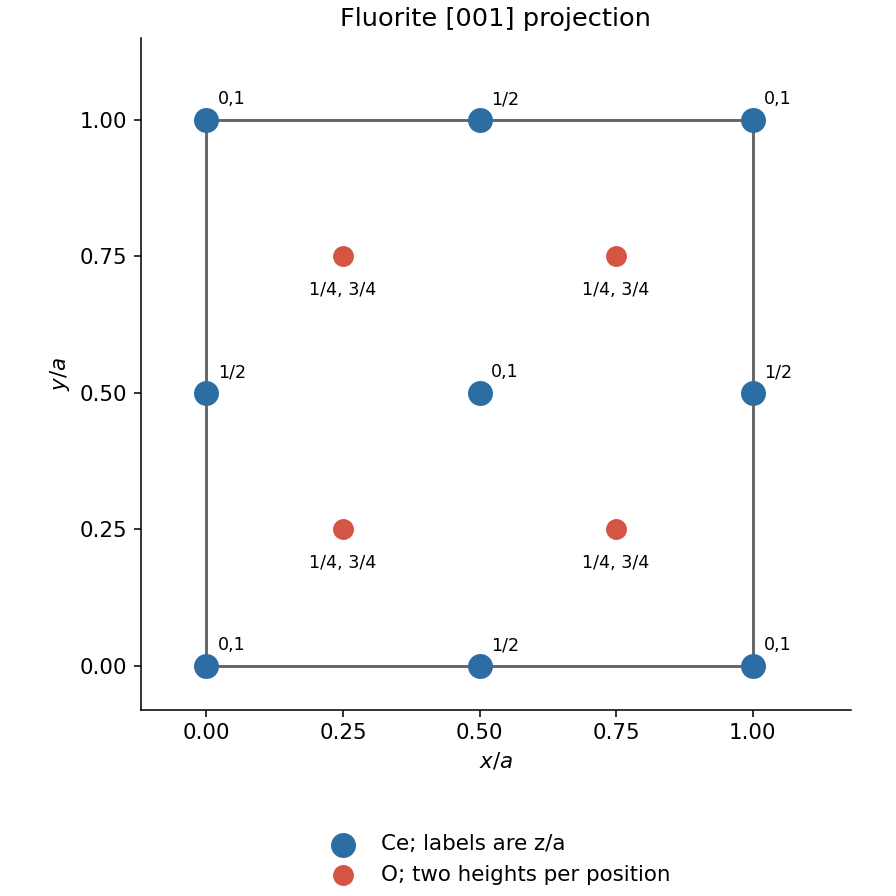

Write the Python code that produced this figure.
import matplotlib
matplotlib.use("Agg")
import matplotlib.pyplot as plt
import numpy as np
plt.rcParams.update({"font.size":11,"savefig.facecolor":"white","figure.facecolor":"white"})
fig,ax=plt.subplots(figsize=(6.4,6.4))
ax.plot([0,1,1,0,0],[0,0,1,1,0],color="0.4")
for x,y in [(0,0),(1,0),(0,1),(1,1),(.5,.5),(.5,0),(.5,1),(0,.5),(1,.5)]:
 z="1/2" if (x==.5) != (y==.5) else "0,1"
 ax.scatter(x,y,s=140,c="#2c6da4",zorder=4,clip_on=False)
 ax.annotate(z,(x,y),xytext=(6,8),textcoords="offset points",fontsize=9)
for x in [.25,.75]:
 for y in [.25,.75]:
  ax.scatter(x,y,s=95,c="#d45544",zorder=4)
  ax.annotate("1/4, 3/4",(x,y),xytext=(0,-20),ha="center",textcoords="offset points",fontsize=9)
ax.scatter([],[],s=140,c="#2c6da4",label="Ce; labels are z/a")
ax.scatter([],[],s=95,c="#d45544",label="O; two heights per position")
ax.legend(loc="lower center",bbox_to_anchor=(.5,-.29),frameon=False)
ax.set(xlim=(-.12,1.18),ylim=(-.08,1.15),xlabel=r"$x/a$",ylabel=r"$y/a$",title="Fluorite [001] projection")
ax.set_aspect("equal");ax.set_xticks([0,.25,.5,.75,1]);ax.set_yticks([0,.25,.5,.75,1]);ax.spines[['top','right']].set_visible(False)
fig.tight_layout();fig.savefig("paper-1-fluorite.png",dpi=140)
